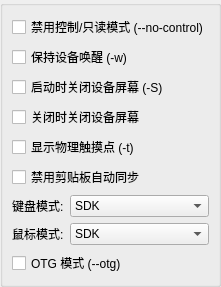
          <widget class="QWidget" name="page_behavior">
           <attribute name="label">
            <string>控制与行为</string>
           </attribute>
           <layout class="QVBoxLayout" name="verticalLayout_behaviorPage">
            <property name="leftMargin">
             <number>0</number>
            </property>
            <property name="topMargin">
             <number>0</number>
            </property>
            <property name="rightMargin">
             <number>0</number>
            </property>
            <property name="bottomMargin">
             <number>0</number>
            </property>
            <item>
             <widget class="QGroupBox" name="groupBox_behaviorSettings">
              <property name="title">
               <string/>
              </property>
              <property name="flat">
               <bool>true</bool>
              </property>
              <layout class="QFormLayout" name="formLayout_behaviorSettings">
               <item row="0" column="0" colspan="2">
                <widget class="QCheckBox" name="checkBox_noControl">
                 <property name="toolTip">
                  <string>镜像设备但禁用键盘和鼠标控制</string>
                 </property>
                 <property name="text">
                  <string>禁用控制/只读模式 (--no-control)</string>
                 </property>
                </widget>
               </item>
               <item row="1" column="0" colspan="2">
                <widget class="QCheckBox" name="checkBox_stayAwake">
                 <property name="toolTip">
                  <string>--stay-awake: 运行时保持设备亮屏</string>
                 </property>
                 <property name="text">
                  <string>保持设备唤醒 (-w)</string>
                 </property>
                </widget>
               </item>
               <item row="2" column="0" colspan="2">
                <widget class="QCheckBox" name="checkBox_turnScreenOff">
                 <property name="toolTip">
                  <string>--turn-screen-off: 立即关闭设备屏幕</string>
                 </property>
                 <property name="text">
                  <string>启动时关闭设备屏幕 (-S)</string>
                 </property>
                </widget>
               </item>
               <item row="3" column="0" colspan="2">
                <widget class="QCheckBox" name="checkBox_powerOffOnClose">
                 <property name="toolTip">
                  <string>--power-off-on-close: 退出时关闭设备屏幕</string>
                 </property>
                 <property name="text">
                  <string>关闭时关闭设备屏幕</string>
                 </property>
                </widget>
               </item>
               <item row="4" column="0" colspan="2">
                <widget class="QCheckBox" name="checkBox_showTouches">
                 <property name="toolTip">
                  <string>--show-touches: 在设备上显示物理触摸位置</string>
                 </property>
                 <property name="text">
                  <string>显示物理触摸点 (-t)</string>
                 </property>
                </widget>
               </item>
               <item row="5" column="0" colspan="2">
                <widget class="QCheckBox" name="checkBox_noClipboardAutosync">
                 <property name="toolTip">
                  <string>--no-clipboard-autosync</string>
                 </property>
                 <property name="text">
                  <string>禁用剪贴板自动同步</string>
                 </property>
                </widget>
               </item>
               <item row="6" column="0">
                <widget class="QLabel" name="label_keyboardMode">
                 <property name="text">
                  <string>键盘模式:</string>
                 </property>
                </widget>
               </item>
               <item row="6" column="1">
                <widget class="QComboBox" name="comboBox_keyboardMode">
                 <property name="toolTip">
                  <string>--keyboard: 选择键盘输入模式</string>
                 </property>
                 <item>
                  <property name="text">
                   <string>SDK</string>
                  </property>
                 </item>
                 <item>
                  <property name="text">
                   <string>UHID (-K)</string>
                  </property>
                 </item>
                 <item>
                  <property name="text">
                   <string>AOA</string>
                  </property>
                 </item>
                 <item>
                  <property name="text">
                   <string>禁用 (disabled)</string>
                  </property>
                 </item>
                </widget>
               </item>
               <item row="7" column="0">
                <widget class="QLabel" name="label_mouseMode">
                 <property name="text">
                  <string>鼠标模式:</string>
                 </property>
                </widget>
               </item>
               <item row="7" column="1">
                <widget class="QComboBox" name="comboBox_mouseMode">
                 <property name="toolTip">
                  <string>--mouse: 选择鼠标输入模式</string>
                 </property>
                 <item>
                  <property name="text">
                   <string>SDK</string>
                  </property>
                 </item>
                 <item>
                  <property name="text">
                   <string>UHID (-M)</string>
                  </property>
                 </item>
                 <item>
                  <property name="text">
                   <string>AOA</string>
                  </property>
                 </item>
                 <item>
                  <property name="text">
                   <string>禁用 (disabled)</string>
                  </property>
                 </item>
                </widget>
               </item>
               <item row="8" column="0" colspan="2">
                <widget class="QCheckBox" name="checkBox_otg">
                 <property name="toolTip">
                  <string>模拟物理键鼠，无需 USB 调试，但无法镜像</string>
                 </property>
                 <property name="text">
                  <string>OTG 模式 (--otg)</string>
                 </property>
                </widget>
               </item>
              </layout>
             </widget>
            </item>
           </layout>
          </widget>
